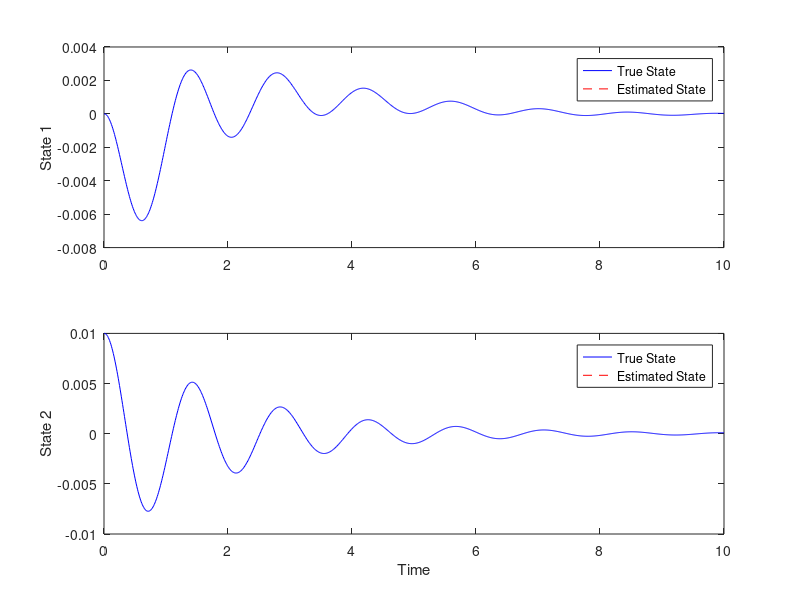

Here is the MATLAB script that generated this plot:
%% Parameter Definition
mc = 1;
mp = 1;
l = 1;
g = 10;

A = [0 0 1 0; 0 0 0 1; 0 -mp*g/mc 0 0; 0 -(mc+mp)*g/(l*mc) 0 0];
B = [0; 0; 1/mc; 1/(l*mc)];
C = [1 0 0 0; 0 1 0 0];
D = 0;


plot_ = false;
if plot_
    figure;
    t_max = 40;
    subplot(2,1,1)
    x0 = [0; 0.01; 0; 0];
    sys = ss(A, B, C, D);
    [y,t] = initial(sys, x0);
    plot(t(1:t_max),y((1:t_max),1));
    xlabel('time')
    ylabel('x(position)')
    subplot(2,1,2)
    plot(t(1:t_max),y((1:t_max),2))
end

Q = diag([1,1,1,1]);
R = 1;
K = lqr(A, B, Q, R);
% Define the initial conditions
x0 = [0; 0.01; 0; 0];        % Initial state
u = 0;                  % Input

% Define the simulation parameters
dt = 0.01;              % Time step
t_end = 10;             % Simulation end time

% Simulate the system and observer dynamics
t = 0:dt:t_end;
x = zeros(4, length(t));
y = zeros(2, length(t));

x(:, 1) = x0;
y(:, 1) = C*x0; 


for i = 2:length(t)
    u = -K * x(:, i-1);
    x(:, i) = x(:, i-1) + dt * (A*x(:, i-1) + B*u);
    y = C*x(:, i);
end

plot_ = true;
if plot_
    figure;
    subplot(2, 1, 1);
    plot(t, x(1, :), 'b', t, y(1, :), 'r--');
    ylabel('State 1');
    legend('True State', 'Estimated State');
    
    subplot(2, 1, 2);
    plot(t, x(2, :), 'b', t, y(2, :), 'r--');
    xlabel('Time');
    ylabel('State 2');
    legend('True State', 'Estimated State');
end